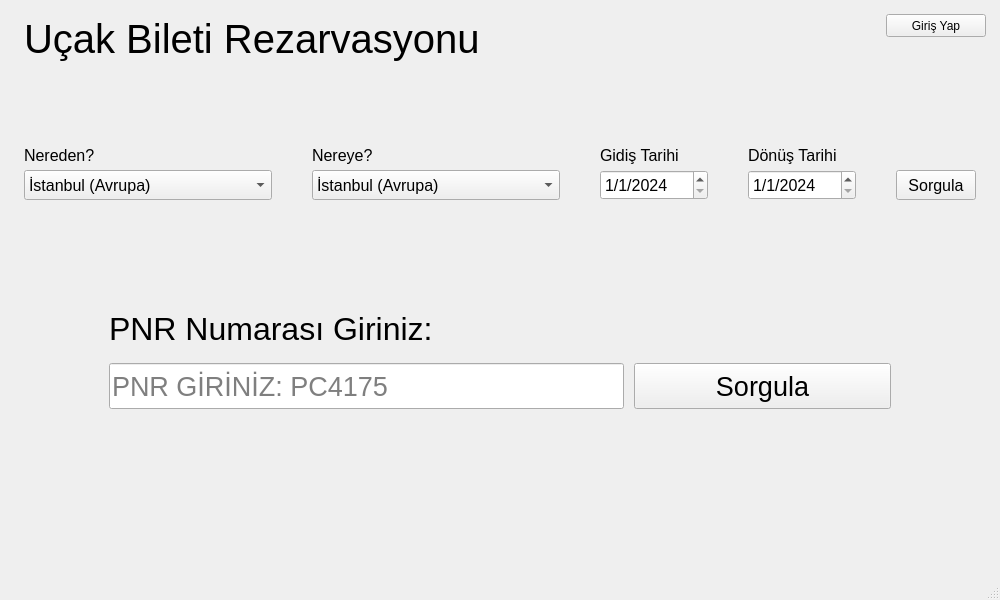
<?xml version="1.0" encoding="UTF-8"?>
<ui version="4.0">
 <class>dashboard_window</class>
 <widget class="QMainWindow" name="dashboard_window">
  <property name="enabled">
   <bool>true</bool>
  </property>
  <property name="geometry">
   <rect>
    <x>0</x>
    <y>0</y>
    <width>1000</width>
    <height>600</height>
   </rect>
  </property>
  <property name="sizePolicy">
   <sizepolicy hsizetype="Minimum" vsizetype="Minimum">
    <horstretch>0</horstretch>
    <verstretch>0</verstretch>
   </sizepolicy>
  </property>
  <property name="minimumSize">
   <size>
    <width>1000</width>
    <height>600</height>
   </size>
  </property>
  <property name="maximumSize">
   <size>
    <width>1000</width>
    <height>600</height>
   </size>
  </property>
  <property name="windowTitle">
   <string>Uçak Bileti Rezervasyon</string>
  </property>
  <property name="styleSheet">
   <string notr="true"/>
  </property>
  <widget class="QWidget" name="centralwidget">
   <property name="styleSheet">
    <string notr="true"/>
   </property>
   <layout class="QHBoxLayout" name="horizontalLayout_9" stretch="0">
    <item>
     <layout class="QVBoxLayout" name="verticalLayout" stretch="3,1,0,0,10,0">
      <item>
       <layout class="QHBoxLayout" name="horizontalLayout_7" stretch="100,0">
        <property name="spacing">
         <number>10</number>
        </property>
        <property name="sizeConstraint">
         <enum>QLayout::SetDefaultConstraint</enum>
        </property>
        <property name="leftMargin">
         <number>15</number>
        </property>
        <property name="topMargin">
         <number>0</number>
        </property>
        <property name="rightMargin">
         <number>5</number>
        </property>
        <property name="bottomMargin">
         <number>50</number>
        </property>
        <item>
         <widget class="QLabel" name="label">
          <property name="sizePolicy">
           <sizepolicy hsizetype="Minimum" vsizetype="Minimum">
            <horstretch>0</horstretch>
            <verstretch>0</verstretch>
           </sizepolicy>
          </property>
          <property name="minimumSize">
           <size>
            <width>450</width>
            <height>60</height>
           </size>
          </property>
          <property name="font">
           <font>
            <pointsize>30</pointsize>
           </font>
          </property>
          <property name="text">
           <string>Uçak Bileti Rezarvasyonu</string>
          </property>
         </widget>
        </item>
        <item>
         <layout class="QVBoxLayout" name="verticalLayout_11">
          <property name="topMargin">
           <number>5</number>
          </property>
          <item>
           <widget class="QPushButton" name="login_btn">
            <property name="sizePolicy">
             <sizepolicy hsizetype="Minimum" vsizetype="Minimum">
              <horstretch>0</horstretch>
              <verstretch>0</verstretch>
             </sizepolicy>
            </property>
            <property name="minimumSize">
             <size>
              <width>100</width>
              <height>20</height>
             </size>
            </property>
            <property name="text">
             <string>Giriş Yap</string>
            </property>
           </widget>
          </item>
          <item>
           <widget class="QLabel" name="label_8">
            <property name="text">
             <string/>
            </property>
           </widget>
          </item>
         </layout>
        </item>
       </layout>
      </item>
      <item>
       <layout class="QHBoxLayout" name="horizontalLayout_8" stretch="20,20,0,0,0">
        <property name="spacing">
         <number>40</number>
        </property>
        <property name="leftMargin">
         <number>15</number>
        </property>
        <property name="topMargin">
         <number>15</number>
        </property>
        <property name="rightMargin">
         <number>15</number>
        </property>
        <property name="bottomMargin">
         <number>15</number>
        </property>
        <item>
         <layout class="QVBoxLayout" name="verticalLayout_6">
          <property name="spacing">
           <number>0</number>
          </property>
          <item>
           <widget class="QLabel" name="label_3">
            <property name="sizePolicy">
             <sizepolicy hsizetype="Minimum" vsizetype="Minimum">
              <horstretch>0</horstretch>
              <verstretch>0</verstretch>
             </sizepolicy>
            </property>
            <property name="minimumSize">
             <size>
              <width>50</width>
              <height>30</height>
             </size>
            </property>
            <property name="font">
             <font>
              <pointsize>12</pointsize>
             </font>
            </property>
            <property name="text">
             <string>Nereden?</string>
            </property>
            <property name="margin">
             <number>5</number>
            </property>
           </widget>
          </item>
          <item>
           <widget class="QComboBox" name="from_cmbx">
            <property name="sizePolicy">
             <sizepolicy hsizetype="Minimum" vsizetype="Minimum">
              <horstretch>0</horstretch>
              <verstretch>0</verstretch>
             </sizepolicy>
            </property>
            <property name="minimumSize">
             <size>
              <width>50</width>
              <height>30</height>
             </size>
            </property>
            <property name="font">
             <font>
              <pointsize>12</pointsize>
             </font>
            </property>
            <property name="currentText">
             <string>İstanbul (Avrupa)</string>
            </property>
            <item>
             <property name="text">
              <string>İstanbul (Avrupa)</string>
             </property>
            </item>
            <item>
             <property name="text">
              <string>İstanbul (Anadolu)</string>
             </property>
            </item>
            <item>
             <property name="text">
              <string>Ankara</string>
             </property>
            </item>
            <item>
             <property name="text">
              <string>İzmir</string>
             </property>
            </item>
            <item>
             <property name="text">
              <string>Kütahya</string>
             </property>
            </item>
           </widget>
          </item>
         </layout>
        </item>
        <item>
         <layout class="QVBoxLayout" name="verticalLayout_5">
          <property name="spacing">
           <number>0</number>
          </property>
          <item>
           <widget class="QLabel" name="label_6">
            <property name="sizePolicy">
             <sizepolicy hsizetype="Minimum" vsizetype="Minimum">
              <horstretch>0</horstretch>
              <verstretch>0</verstretch>
             </sizepolicy>
            </property>
            <property name="minimumSize">
             <size>
              <width>50</width>
              <height>30</height>
             </size>
            </property>
            <property name="font">
             <font>
              <pointsize>12</pointsize>
             </font>
            </property>
            <property name="text">
             <string>Nereye?</string>
            </property>
            <property name="margin">
             <number>5</number>
            </property>
           </widget>
          </item>
          <item>
           <widget class="QComboBox" name="to_cmbx">
            <property name="sizePolicy">
             <sizepolicy hsizetype="Minimum" vsizetype="Minimum">
              <horstretch>0</horstretch>
              <verstretch>0</verstretch>
             </sizepolicy>
            </property>
            <property name="minimumSize">
             <size>
              <width>50</width>
              <height>30</height>
             </size>
            </property>
            <property name="font">
             <font>
              <pointsize>12</pointsize>
             </font>
            </property>
            <item>
             <property name="text">
              <string>İstanbul (Avrupa)</string>
             </property>
            </item>
            <item>
             <property name="text">
              <string>İstanbul (Anadolu)</string>
             </property>
            </item>
            <item>
             <property name="text">
              <string>Ankara</string>
             </property>
            </item>
            <item>
             <property name="text">
              <string>İzmir</string>
             </property>
            </item>
            <item>
             <property name="text">
              <string>Kütahya</string>
             </property>
            </item>
           </widget>
          </item>
         </layout>
        </item>
        <item>
         <layout class="QVBoxLayout" name="verticalLayout_8">
          <property name="spacing">
           <number>0</number>
          </property>
          <item>
           <widget class="QLabel" name="label_4">
            <property name="sizePolicy">
             <sizepolicy hsizetype="Minimum" vsizetype="Minimum">
              <horstretch>0</horstretch>
              <verstretch>0</verstretch>
             </sizepolicy>
            </property>
            <property name="minimumSize">
             <size>
              <width>50</width>
              <height>30</height>
             </size>
            </property>
            <property name="font">
             <font>
              <pointsize>12</pointsize>
             </font>
            </property>
            <property name="text">
             <string>Gidiş Tarihi</string>
            </property>
            <property name="margin">
             <number>5</number>
            </property>
           </widget>
          </item>
          <item>
           <widget class="QDateEdit" name="go_date">
            <property name="sizePolicy">
             <sizepolicy hsizetype="Minimum" vsizetype="Minimum">
              <horstretch>0</horstretch>
              <verstretch>0</verstretch>
             </sizepolicy>
            </property>
            <property name="minimumSize">
             <size>
              <width>50</width>
              <height>30</height>
             </size>
            </property>
            <property name="font">
             <font>
              <pointsize>12</pointsize>
             </font>
            </property>
            <property name="dateTime">
             <datetime>
              <hour>0</hour>
              <minute>0</minute>
              <second>0</second>
              <year>2024</year>
              <month>1</month>
              <day>1</day>
             </datetime>
            </property>
            <property name="minimumDateTime">
             <datetime>
              <hour>0</hour>
              <minute>0</minute>
              <second>0</second>
              <year>2023</year>
              <month>12</month>
              <day>31</day>
             </datetime>
            </property>
            <property name="displayFormat">
             <string>d/M/yyyy</string>
            </property>
           </widget>
          </item>
         </layout>
        </item>
        <item>
         <layout class="QVBoxLayout" name="verticalLayout_7">
          <property name="spacing">
           <number>0</number>
          </property>
          <item>
           <widget class="QLabel" name="label_5">
            <property name="sizePolicy">
             <sizepolicy hsizetype="Minimum" vsizetype="Minimum">
              <horstretch>0</horstretch>
              <verstretch>0</verstretch>
             </sizepolicy>
            </property>
            <property name="minimumSize">
             <size>
              <width>50</width>
              <height>30</height>
             </size>
            </property>
            <property name="font">
             <font>
              <pointsize>12</pointsize>
             </font>
            </property>
            <property name="text">
             <string>Dönüş Tarihi</string>
            </property>
            <property name="margin">
             <number>5</number>
            </property>
           </widget>
          </item>
          <item>
           <widget class="QDateEdit" name="return_date">
            <property name="sizePolicy">
             <sizepolicy hsizetype="Minimum" vsizetype="Minimum">
              <horstretch>0</horstretch>
              <verstretch>0</verstretch>
             </sizepolicy>
            </property>
            <property name="minimumSize">
             <size>
              <width>50</width>
              <height>30</height>
             </size>
            </property>
            <property name="font">
             <font>
              <pointsize>12</pointsize>
             </font>
            </property>
            <property name="dateTime">
             <datetime>
              <hour>0</hour>
              <minute>0</minute>
              <second>0</second>
              <year>2024</year>
              <month>1</month>
              <day>1</day>
             </datetime>
            </property>
            <property name="minimumDateTime">
             <datetime>
              <hour>0</hour>
              <minute>0</minute>
              <second>0</second>
              <year>2023</year>
              <month>12</month>
              <day>31</day>
             </datetime>
            </property>
            <property name="displayFormat">
             <string>d/M/yyyy</string>
            </property>
           </widget>
          </item>
         </layout>
        </item>
        <item>
         <layout class="QVBoxLayout" name="verticalLayout_10">
          <property name="spacing">
           <number>0</number>
          </property>
          <item>
           <widget class="QLabel" name="label_7">
            <property name="text">
             <string/>
            </property>
            <property name="margin">
             <number>5</number>
            </property>
           </widget>
          </item>
          <item>
           <widget class="QPushButton" name="search_ticket_btn">
            <property name="sizePolicy">
             <sizepolicy hsizetype="Minimum" vsizetype="Minimum">
              <horstretch>0</horstretch>
              <verstretch>0</verstretch>
             </sizepolicy>
            </property>
            <property name="minimumSize">
             <size>
              <width>80</width>
              <height>30</height>
             </size>
            </property>
            <property name="font">
             <font>
              <pointsize>12</pointsize>
             </font>
            </property>
            <property name="text">
             <string>Sorgula</string>
            </property>
           </widget>
          </item>
         </layout>
        </item>
       </layout>
      </item>
      <item>
       <spacer name="verticalSpacer_2">
        <property name="orientation">
         <enum>Qt::Vertical</enum>
        </property>
        <property name="sizeHint" stdset="0">
         <size>
          <width>20</width>
          <height>80</height>
         </size>
        </property>
       </spacer>
      </item>
      <item>
       <layout class="QHBoxLayout" name="horizontalLayout_13" stretch="0">
        <property name="spacing">
         <number>0</number>
        </property>
        <property name="leftMargin">
         <number>100</number>
        </property>
        <property name="topMargin">
         <number>10</number>
        </property>
        <property name="rightMargin">
         <number>10</number>
        </property>
        <property name="bottomMargin">
         <number>10</number>
        </property>
        <item>
         <widget class="QLabel" name="label_2">
          <property name="sizePolicy">
           <sizepolicy hsizetype="Minimum" vsizetype="Minimum">
            <horstretch>0</horstretch>
            <verstretch>0</verstretch>
           </sizepolicy>
          </property>
          <property name="minimumSize">
           <size>
            <width>100</width>
            <height>22</height>
           </size>
          </property>
          <property name="font">
           <font>
            <pointsize>24</pointsize>
           </font>
          </property>
          <property name="text">
           <string>PNR Numarası Giriniz:</string>
          </property>
          <property name="margin">
           <number>3</number>
          </property>
         </widget>
        </item>
       </layout>
      </item>
      <item>
       <layout class="QHBoxLayout" name="horizontalLayout_11" stretch="2,1">
        <property name="spacing">
         <number>10</number>
        </property>
        <property name="leftMargin">
         <number>100</number>
        </property>
        <property name="topMargin">
         <number>0</number>
        </property>
        <property name="rightMargin">
         <number>100</number>
        </property>
        <property name="bottomMargin">
         <number>0</number>
        </property>
        <item>
         <widget class="QLineEdit" name="pnr_ln">
          <property name="sizePolicy">
           <sizepolicy hsizetype="Minimum" vsizetype="Minimum">
            <horstretch>0</horstretch>
            <verstretch>0</verstretch>
           </sizepolicy>
          </property>
          <property name="minimumSize">
           <size>
            <width>100</width>
            <height>40</height>
           </size>
          </property>
          <property name="font">
           <font>
            <pointsize>20</pointsize>
           </font>
          </property>
          <property name="placeholderText">
           <string>PNR GİRİNİZ: PC4175</string>
          </property>
         </widget>
        </item>
        <item>
         <widget class="QPushButton" name="search_pnr_btn">
          <property name="sizePolicy">
           <sizepolicy hsizetype="Minimum" vsizetype="Minimum">
            <horstretch>0</horstretch>
            <verstretch>0</verstretch>
           </sizepolicy>
          </property>
          <property name="minimumSize">
           <size>
            <width>100</width>
            <height>40</height>
           </size>
          </property>
          <property name="font">
           <font>
            <pointsize>20</pointsize>
           </font>
          </property>
          <property name="text">
           <string>Sorgula</string>
          </property>
         </widget>
        </item>
       </layout>
      </item>
      <item>
       <spacer name="verticalSpacer">
        <property name="orientation">
         <enum>Qt::Vertical</enum>
        </property>
        <property name="sizeHint" stdset="0">
         <size>
          <width>20</width>
          <height>160</height>
         </size>
        </property>
       </spacer>
      </item>
     </layout>
    </item>
   </layout>
  </widget>
  <widget class="QMenuBar" name="menubar">
   <property name="geometry">
    <rect>
     <x>0</x>
     <y>0</y>
     <width>1000</width>
     <height>21</height>
    </rect>
   </property>
  </widget>
  <widget class="QStatusBar" name="statusbar"/>
 </widget>
 <resources/>
 <connections/>
</ui>
